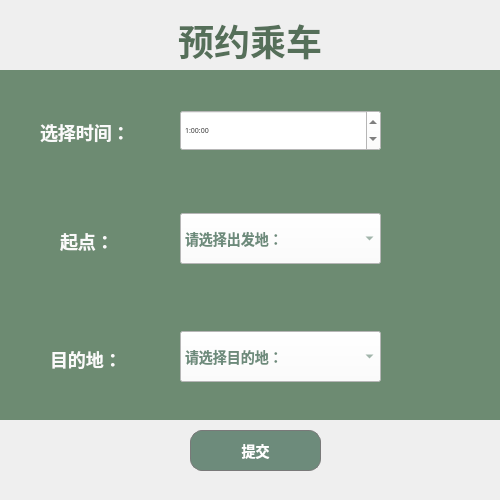
<?xml version="1.0" encoding="UTF-8"?>
<ui version="4.0">
 <class>appointment</class>
 <widget class="QMainWindow" name="appointment">
  <property name="geometry">
   <rect>
    <x>0</x>
    <y>0</y>
    <width>500</width>
    <height>500</height>
   </rect>
  </property>
  <property name="maximumSize">
   <size>
    <width>500</width>
    <height>500</height>
   </size>
  </property>
  <property name="windowTitle">
   <string>MainWindow</string>
  </property>
  <widget class="QWidget" name="centralwidget">
   <widget class="QLabel" name="label">
    <property name="geometry">
     <rect>
      <x>0</x>
      <y>0</y>
      <width>500</width>
      <height>80</height>
     </rect>
    </property>
    <property name="maximumSize">
     <size>
      <width>500</width>
      <height>80</height>
     </size>
    </property>
    <property name="styleSheet">
     <string notr="true">QLabel{
width: 144px;
height: 50px;
opacity: 1;
font-size: 36px;
font-family: Microsoft YaHei, Microsoft YaHei-Bold;
font-weight: Bold;
text-align: left;
color: #556f59;
line-height: 0px;
}</string>
    </property>
    <property name="text">
     <string>预约乘车</string>
    </property>
    <property name="alignment">
     <set>Qt::AlignCenter</set>
    </property>
   </widget>
   <widget class="QWidget" name="widget" native="true">
    <property name="geometry">
     <rect>
      <x>0</x>
      <y>70</y>
      <width>500</width>
      <height>350</height>
     </rect>
    </property>
    <property name="maximumSize">
     <size>
      <width>500</width>
      <height>350</height>
     </size>
    </property>
    <property name="styleSheet">
     <string notr="true">QWidget{
width: 414px;
height: 223px;
opacity: 1;
background: #6d8b72;
font-size: 7px;
font-family: Microsoft YaHei, Microsoft YaHei-Normal;
font-weight: Normal;
text-align: center;
color: #333333;
line-height: 10px;
text-shadow: 0px 3px 6px 0px rgba(0,0,0,0.15); 
}</string>
    </property>
    <layout class="QVBoxLayout" name="verticalLayout">
     <item>
      <widget class="QWidget" name="widget_2" native="true">
       <widget class="QLabel" name="label_2">
        <property name="geometry">
         <rect>
          <x>40</x>
          <y>50</y>
          <width>90</width>
          <height>25</height>
         </rect>
        </property>
        <property name="styleSheet">
         <string notr="true">QLabel{
width: 90px;
height: 50px;
opacity: 1;
font-size: 18px;
font-family: Microsoft YaHei, Microsoft YaHei-Bold;
font-weight: Bold;
text-align: left;
color: #fafafa;
line-height: 50px;
}</string>
        </property>
        <property name="text">
         <string>选择时间：</string>
        </property>
       </widget>
       <widget class="QTimeEdit" name="timeEdit">
        <property name="geometry">
         <rect>
          <x>180</x>
          <y>40</y>
          <width>201</width>
          <height>41</height>
         </rect>
        </property>
        <property name="font">
         <font>
          <family>华文楷体</family>
          <pointsize>16</pointsize>
          <weight>9</weight>
          <italic>false</italic>
          <bold>false</bold>
         </font>
        </property>
        <property name="styleSheet">
         <string notr="true">background: #ffffff;
font: 75 16pt &quot;华文楷体&quot;;</string>
        </property>
        <property name="displayFormat">
         <string>H:mm:ss</string>
        </property>
        <property name="time">
         <time>
          <hour>1</hour>
          <minute>0</minute>
          <second>0</second>
         </time>
        </property>
       </widget>
      </widget>
     </item>
     <item>
      <widget class="QWidget" name="widget_3" native="true">
       <widget class="QComboBox" name="comboBox_2">
        <property name="geometry">
         <rect>
          <x>180</x>
          <y>24</y>
          <width>201</width>
          <height>51</height>
         </rect>
        </property>
        <property name="font">
         <font>
          <family>Microsoft YaHei,Microsoft YaHei-Bold</family>
          <pointsize>-1</pointsize>
          <weight>75</weight>
          <bold>true</bold>
         </font>
        </property>
        <property name="styleSheet">
         <string notr="true">QComboBox{
width: 123px;
height: 33px;
opacity: 1;
background: #ffffff;
font-size: 14px;
font-family: Microsoft YaHei, Microsoft YaHei-Bold;
font-weight: Bold;
text-align: left;
color: #6d8b7b;
line-height: 17px;
}</string>
        </property>
        <item>
         <property name="text">
          <string>请选择出发地：</string>
         </property>
        </item>
        <item>
         <property name="text">
          <string>A地</string>
         </property>
        </item>
        <item>
         <property name="text">
          <string>B地</string>
         </property>
        </item>
        <item>
         <property name="text">
          <string>C地</string>
         </property>
        </item>
        <item>
         <property name="text">
          <string>D地</string>
         </property>
        </item>
       </widget>
       <widget class="QLabel" name="label_3">
        <property name="geometry">
         <rect>
          <x>60</x>
          <y>40</y>
          <width>54</width>
          <height>25</height>
         </rect>
        </property>
        <property name="styleSheet">
         <string notr="true">QLabel{
width: 90px;
height: 50px;
opacity: 1;
font-size: 18px;
font-family: Microsoft YaHei, Microsoft YaHei-Bold;
font-weight: Bold;
text-align: left;
color: #fafafa;
line-height: 50px;
}</string>
        </property>
        <property name="text">
         <string>起点：</string>
        </property>
       </widget>
      </widget>
     </item>
     <item>
      <widget class="QWidget" name="widget_4" native="true">
       <widget class="QLabel" name="label_4">
        <property name="geometry">
         <rect>
          <x>50</x>
          <y>40</y>
          <width>72</width>
          <height>25</height>
         </rect>
        </property>
        <property name="styleSheet">
         <string notr="true">QLabel{
width: 90px;
height: 50px;
opacity: 1;
font-size: 18px;
font-family: Microsoft YaHei, Microsoft YaHei-Bold;
font-weight: Bold;
text-align: left;
color: #fafafa;
line-height: 50px;
}</string>
        </property>
        <property name="text">
         <string>目的地：</string>
        </property>
       </widget>
       <widget class="QComboBox" name="comboBox_3">
        <property name="geometry">
         <rect>
          <x>180</x>
          <y>24</y>
          <width>201</width>
          <height>51</height>
         </rect>
        </property>
        <property name="styleSheet">
         <string notr="true">QComboBox{
width: 123px;
height: 33px;
opacity: 1;
background: #ffffff;
font-size: 14px;
font-family: Microsoft YaHei, Microsoft YaHei-Bold;
font-weight: Bold;
text-align: left;
color: #6d8b7b;
line-height: 17px;
}</string>
        </property>
        <property name="maxVisibleItems">
         <number>20</number>
        </property>
        <item>
         <property name="text">
          <string>请选择目的地：</string>
         </property>
        </item>
        <item>
         <property name="text">
          <string>A地</string>
         </property>
        </item>
        <item>
         <property name="text">
          <string>B地</string>
         </property>
        </item>
        <item>
         <property name="text">
          <string>C地</string>
         </property>
        </item>
        <item>
         <property name="text">
          <string>D地</string>
         </property>
        </item>
       </widget>
      </widget>
     </item>
    </layout>
   </widget>
   <widget class="QPushButton" name="submit">
    <property name="geometry">
     <rect>
      <x>190</x>
      <y>430</y>
      <width>131</width>
      <height>41</height>
     </rect>
    </property>
    <property name="styleSheet">
     <string notr="true">QPushButton{
width: 98px;
height: 43px;
opacity: 1;
background: #6d8b7b;
border: 1px solid #797979;
border-radius: 12px;
font-size: 14px;
font-family: Microsoft YaHei, Microsoft YaHei-Bold;
font-weight: Bold;
text-align: center;
color: #ffffff;
line-height: 17px;
alignment:alignHCenter
}</string>
    </property>
    <property name="text">
     <string>提交</string>
    </property>
    <property name="autoDefault">
     <bool>false</bool>
    </property>
    <property name="default">
     <bool>false</bool>
    </property>
    <property name="flat">
     <bool>false</bool>
    </property>
   </widget>
  </widget>
 </widget>
 <resources/>
 <connections/>
</ui>
